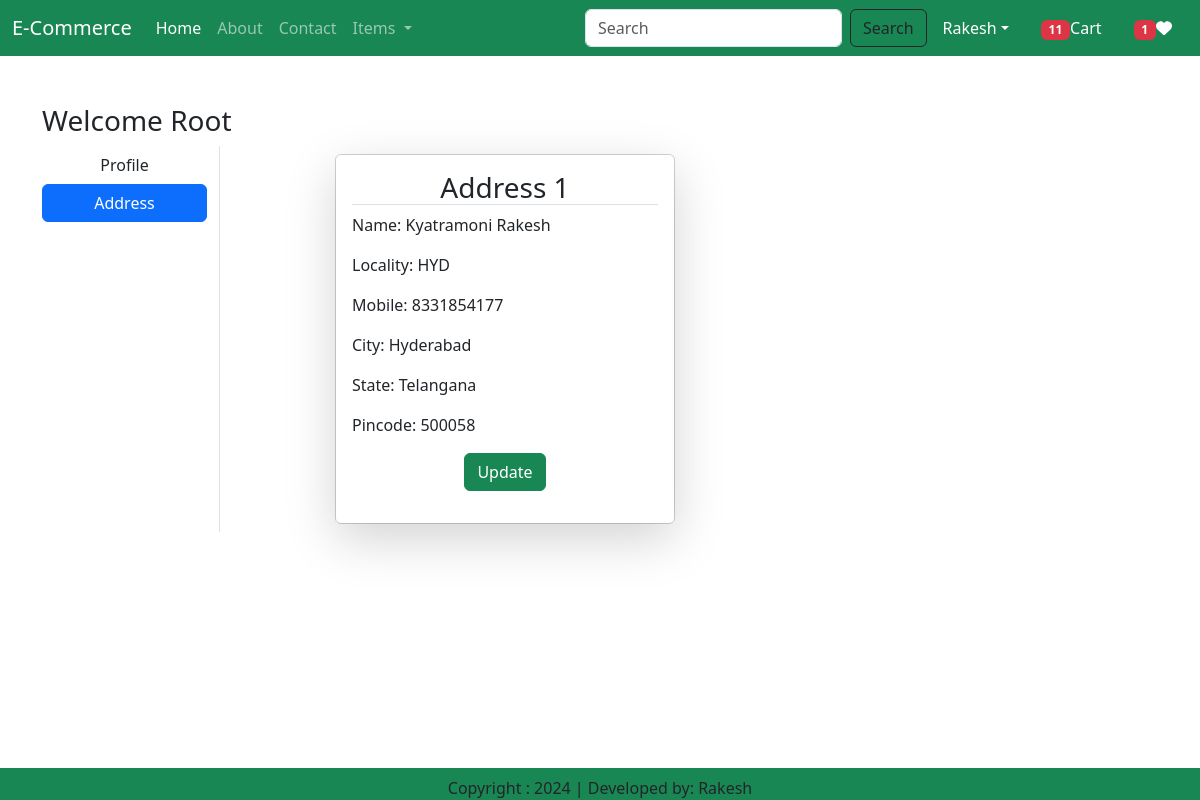
The page /address (signed in) on the database its author committed.
### EcApp/models.py (models this page shows, shortened)
class Customer(models.Model):
    user = models.ForeignKey(User, on_delete=models.CASCADE)
    name = models.CharField(max_length=200)
    locality = models.CharField(max_length=200)
    city = models.CharField(max_length=50)
    mobile = models.IntegerField(default=0)
    zipcode = models.IntegerField()
    state = models.CharField(choices=STATE_CHOICES, max_length=100)

### EcApp/views.py (the view)
def address(request):
    totalitems = 0
    wishitem = 0
    if request.user.is_authenticated:
        totalitems = len(Cart.objects.filter(user=request.user))
        wishitem = len(Wishlist.objects.filter(user=request.user))
    add = Customer.objects.filter(user=request.user)
    return render(request,'address.html',locals())

### EcApp/templates/address.html (shortened to what this page needs)
{% extends 'base.html' %}
{% load static %}
{% block main-content %}
<div class="container my-5">
    <div class="row">
        <h3>Welcome <span class="text-capitalize">{{ request.user }}</span></h3>
        <div class="col-sm-2 border-end">
            <ul class="list-unstyled">
                <li class="d-grid"><a href="{% url 'profile' %}" class="btn ">Profile</a></li>
                <li class="d-grid"><a href="{% url 'address' %}" class="btn btn-primary">Address</a></li>
            </ul>
        </div>
        <div class="col-sm-8 offset-sm-1">
            <div class="row">
                {% for ad in add %}
                    <div class="col-sm-6">
                        <div class="card m-2">
                            <div class="card-body shadow-lg ">
                                <h3 class="border-bottom" style="text-align: center">Address {{forloop.counter}}</h3>
                                <p>Name: {{ad.name}}</p>
                                <p>Locality: {{ad.locality}}</p>
                                <p>Mobile: {{ad.mobile}}</p>
                                <p>City: {{ad.city}}</p>
                                <p>State: {{ad.state}}</p>
                                <p>Pincode: {{ad.zipcode}}</p>
                                <p class="text-center"><a href="{% url 'update_add' pk=ad.id %}" type="button" class="btn btn-success">Update</a></p>
                            </div>
                        </div>
                    </div>
                {% endfor %}
            </div>
        </div>
    </div>
</div>
{% endblock main-content %}

### rows shown on the page
Customer: name "Kyatramoni Rakesh", locality "HYD", mobile "8331854177", city "Hyderabad", state "Telangana", zipcode "500058"

### other values the page prints
{{ totalitems }} "11"
{{ wishitem }} "1"
{{ request.user }} "Root"
